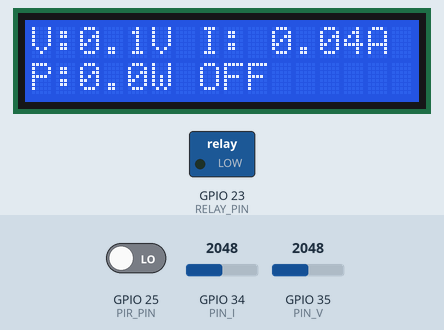
A sketch run on a simulated ESP32. On the bench: 16×2 character LCD, switched loads named in the sketch (green lamp = pin HIGH). The test bench sets the inputs (shaded band); at power-on: GPIO 25 (PIR_PIN) LOW, GPIO 34 (PIN_I) = 2048, GPIO 35 (PIN_V) = 2048. WiFi joins after 1.5 s; servers stay silent unless stated; uploads are accepted with an empty reply; what the sketch prints to the serial monitor is not drawn.

Above: at 4.7 s.
4.8 s: GPIO 25 (PIR_PIN) driven HIGH
At 9.8 s:
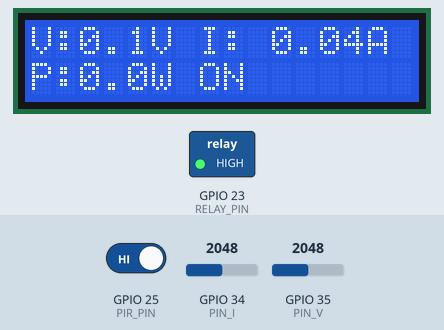
10.1 s: GPIO 34 (PIN_I) set to 2866
At 11.8 s:
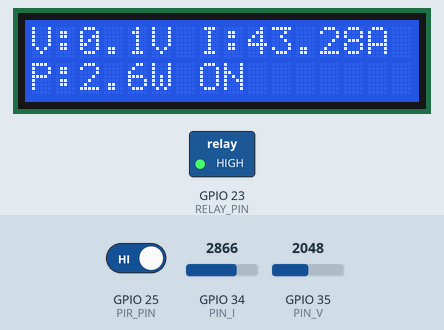
14.7 s: GPIO 35 (PIN_V) set to 2866
At 16.1 s:
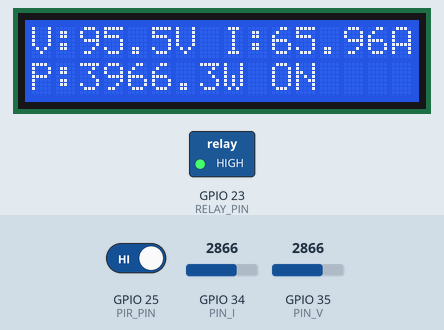
19.2 s: GPIO 25 (PIR_PIN) driven LOW
At 25.5 s:
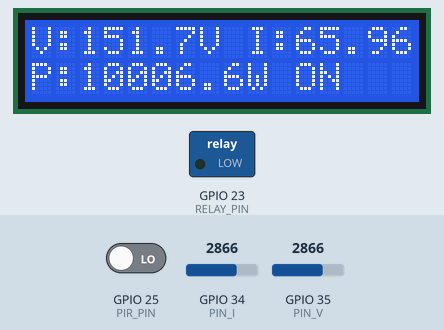
25.6 s: GPIO 34 (PIN_I) set to 3603
At 27.3 s:
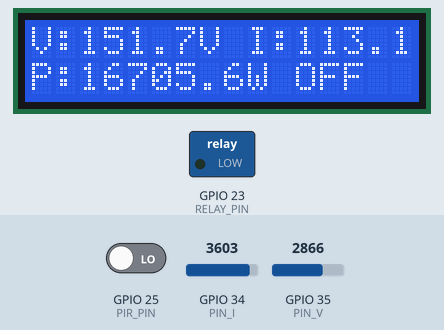
30.6 s: GPIO 35 (PIN_V) set to 3603
At 32.0 s:
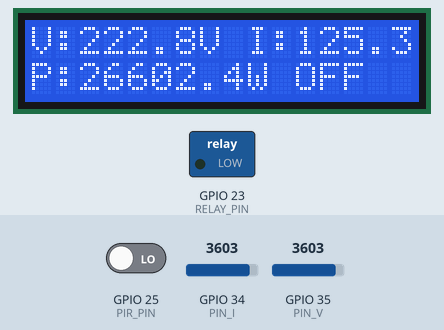
Timing chart, 0 to 33.6 s (numbered marks = the images above; inputs shaded):
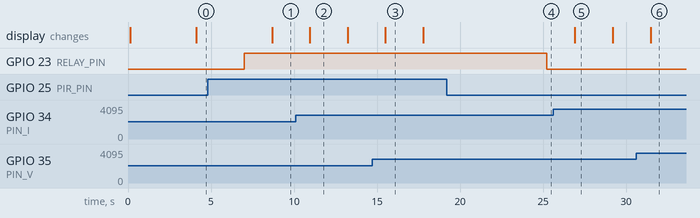

The sketch:

esp.ino
```cpp
/* Final Smart Energy Meter + PIR-controlled Relay (Active-HIGH)
   - Voltage: ZMPT101B on GPIO35 (ADC)
   - Current: SCT013 on GPIO34 (ADC)
   - PIR sensor on GPIO25 (digital input)
   - Relay module IN on GPIO23 (digital output) -- ACTIVE HIGH
   Notes:
   - Ensure common GND between ESP32 and relay module.
   - Calibrate voltageCalibration and currentCalibration.
*/

#include <Wire.h>
#include <LiquidCrystal_I2C.h>
#include <math.h>
#include <WiFi.h>
#include <HTTPClient.h>

// ----- User config -----
const char* ssid = "Iphone 14 Plus";
const char* password = "1234567890";
const char* serverUrl = "https://iot.om-mishra.com/data";

#define I2C_ADDR 0x27
LiquidCrystal_I2C lcd(I2C_ADDR, 16, 2);

const int PIN_V = 35;      // ZMPT101B ADC (ADC1_CH7)
const int PIN_I = 34;      // SCT013 ADC (ADC1_CH6)

const int PIR_PIN = 25;    // PIR digital output
const int RELAY_PIN = 23;  // Relay module IN pin

// Relay logic: set false for active-HIGH modules (IN HIGH => relay ON).
const bool RELAY_ACTIVE_LOW = false;  // YOUR MODULE IS ACTIVE-HIGH -> set false

// ADC and calibration
const float ADC_REF = 3.3;
const float ADC_MAX = 4095.0;
float voltageCalibration = 230.0;   // calibrate this
float currentCalibration = 100.0;   // calibrate this for your CT

// Sampling settings
const int NUM_SAMPLES = 2000;
const int SAMPLE_DELAY_US = 500;

// PIR/relay timing
const unsigned long RELAY_HOLD_MS = 5000; // milliseconds to hold relay ON after last motion
unsigned long lastMotionTime = 0;
bool relayState = false; // tracks logical ON/OFF

void setup() {
  Serial.begin(115200);
  delay(50);
  Serial.println("\n--- Smart Meter with PIR Relay (Active-HIGH) ---");

  Wire.begin(21, 22);
  lcd.init();
  lcd.backlight();
  lcd.clear();
  lcd.setCursor(0,0); lcd.print("Smart Energy Meter");
  lcd.setCursor(0,1); lcd.print("Boot...");
  delay(800);

  // pins
  pinMode(PIR_PIN, INPUT_PULLDOWN); // PIR usually idle LOW; if not, switch to INPUT_PULLUP
  pinMode(RELAY_PIN, OUTPUT);

  // Set relay OFF explicitly depending on logic:
  if (RELAY_ACTIVE_LOW) digitalWrite(RELAY_PIN, HIGH); // HIGH => OFF for active-LOW modules
  else digitalWrite(RELAY_PIN, LOW);                   // LOW => OFF for active-HIGH modules
  relayState = false;

  Serial.println("Initialization complete. Relay forced OFF.");

  // Connect to WiFi
  WiFi.begin(ssid, password);
  Serial.print("Connecting to WiFi");
  while (WiFi.status() != WL_CONNECTED) {
    delay(500);
    Serial.print(".");
  }
  Serial.println();
  Serial.print("Connected! IP address: ");
  Serial.println(WiFi.localIP());
}

void setRelay(bool on) {
  // Write physical pin according to relay logic
  if (RELAY_ACTIVE_LOW) digitalWrite(RELAY_PIN, on ? LOW : HIGH);
  else digitalWrite(RELAY_PIN, on ? HIGH : LOW);

  relayState = on;
}

void loop() {
  // ---------- Read PIR ----------
  int pirRaw = digitalRead(PIR_PIN);
  bool motionDetected = (pirRaw == HIGH); // with INPUT_PULLDOWN, HIGH means motion

  if (motionDetected) {
    lastMotionTime = millis();
    if (!relayState) {
      setRelay(true);
      Serial.println("Motion detected -> Relay ON");
    }
  } else {
    if (relayState && (millis() - lastMotionTime > RELAY_HOLD_MS)) {
      setRelay(false);
      Serial.println("No motion timeout -> Relay OFF");
    }
  }

  // Debug: print PIR and relay pin value
  int relayOutPin = digitalRead(RELAY_PIN); // reads the pin level we write
  Serial.print("PIR raw: "); Serial.print(pirRaw);
  Serial.print(" | RelayOutPin: "); Serial.print(relayOutPin);
  Serial.print(" | RelayState(ON?): "); Serial.println(relayState ? "YES" : "NO");

  // ---------- Energy measurement ----------
  double sumV2 = 0.0, sumI2 = 0.0, sumVI = 0.0;
  for (int i = 0; i < NUM_SAMPLES; i++) {
    int rawV = analogRead(PIN_V);
    int rawI = analogRead(PIN_I);

    double voltV = (rawV / ADC_MAX) * ADC_REF;
    double voltI = (rawI / ADC_MAX) * ADC_REF;

    double v = voltV - (ADC_REF / 2.0);
    double c = voltI - (ADC_REF / 2.0);

    sumV2 += v * v;
    sumI2 += c * c;
    sumVI += v * c;

    delayMicroseconds(SAMPLE_DELAY_US);
  }

  double Vrms_meas = sqrt(sumV2 / (double)NUM_SAMPLES);
  double Irms_meas = sqrt(sumI2 / (double)NUM_SAMPLES);

  double Vrms = Vrms_meas * voltageCalibration;
  double Irms = Irms_meas * currentCalibration;

  double P_real = (sumVI / (double)NUM_SAMPLES) * (voltageCalibration * currentCalibration);
  double P_apparent = Vrms * Irms;

  // Serial debug
  Serial.print("Vrms: "); Serial.print(Vrms,2); Serial.print(" V");
  Serial.print(" | Irms: "); Serial.print(Irms,3); Serial.print(" A");
  Serial.print(" | P: "); Serial.print(P_real,2); Serial.print(" W");
  Serial.print(" | S: "); Serial.print(P_apparent,2); Serial.println(" VA");

  // Send data to server
  if (WiFi.status() == WL_CONNECTED) {
    HTTPClient http;
    http.begin(serverUrl);
    http.addHeader("Content-Type", "application/json");

    // Create JSON string manually
    String jsonPayload = "{";
    jsonPayload += "\"vrms\": " + String(Vrms, 2) + ",";
    jsonPayload += "\"irms\": " + String(Irms, 3) + ",";
    jsonPayload += "\"power\": " + String(P_real, 2) + ",";
    jsonPayload += "\"relay_state\": " + String(relayState ? "true" : "false");
    jsonPayload += "}";

    int httpResponseCode = http.POST(jsonPayload);

    if (httpResponseCode > 0) {
      Serial.print("HTTP Response code: ");
      Serial.println(httpResponseCode);
    } else {
      Serial.print("Error code: ");
      Serial.println(httpResponseCode);
    }
    http.end();
  } else {
    Serial.println("WiFi Disconnected");
  }

  // LCD display
  lcd.clear();
  lcd.setCursor(0,0);
  lcd.print("V:"); lcd.print(Vrms,1); lcd.print("V ");
  lcd.print("I:"); if (Irms < 10) lcd.print(" "); lcd.print(Irms,2); lcd.print("A");
  lcd.setCursor(0,1);
  lcd.print("P:"); lcd.print(P_real,1); lcd.print("W ");
  lcd.print(relayState ? "ON" : "OFF");

  delay(600); // small pause before next loop
}
```

Measured:
- after the input at 4.8 s, GPIO 23 (RELAY_PIN): LOW → HIGH after 2.2 s; the display: changes after 3.9 s (image 1)
- after the input at 10.1 s, the display: changes after 0.85 s (image 2)
- after the input at 14.7 s, the display: changes after 0.80 s (image 3)
- after the input at 19.2 s, GPIO 23 (RELAY_PIN): HIGH → LOW after 6.0 s
- after the input at 25.6 s, the display: changes after 1.3 s (image 5)
- after the input at 30.6 s, the display: changes after 0.88 s (image 6)
- what the display in image 2 shows lasts 2.2 s, from 11.0 s to 13.2 s
